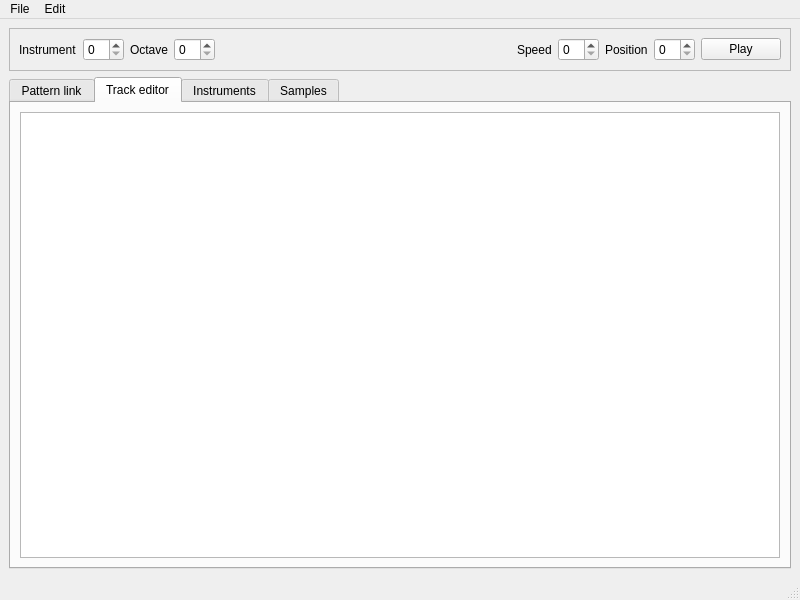
<?xml version="1.0" encoding="UTF-8"?>
<ui version="4.0">
 <author>PulkoMandy</author>
 <class>MainWindow</class>
 <widget class="QMainWindow" name="MainWindow">
  <property name="geometry">
   <rect>
    <x>0</x>
    <y>0</y>
    <width>800</width>
    <height>600</height>
   </rect>
  </property>
  <property name="windowTitle">
   <string notr="true">LynxTracker</string>
  </property>
  <widget class="QWidget" name="centralwidget">
   <layout class="QVBoxLayout" name="verticalLayout">
    <item>
     <widget class="QFrame" name="frame">
      <property name="frameShape">
       <enum>QFrame::StyledPanel</enum>
      </property>
      <property name="frameShadow">
       <enum>QFrame::Raised</enum>
      </property>
      <layout class="QHBoxLayout" name="horizontalLayout">
       <item>
        <widget class="QLabel" name="label">
         <property name="text">
          <string>Instrument</string>
         </property>
        </widget>
       </item>
       <item>
        <widget class="QSpinBox" name="SelectedInstr_spinBox"/>
       </item>
       <item>
        <widget class="QLabel" name="label_7">
         <property name="text">
          <string>Octave</string>
         </property>
        </widget>
       </item>
       <item>
        <widget class="QSpinBox" name="spinBox_2"/>
       </item>
       <item>
        <spacer name="horizontalSpacer">
         <property name="orientation">
          <enum>Qt::Horizontal</enum>
         </property>
         <property name="sizeHint" stdset="0">
          <size>
           <width>40</width>
           <height>20</height>
          </size>
         </property>
        </spacer>
       </item>
       <item>
        <widget class="QLabel" name="label_8">
         <property name="text">
          <string>Speed</string>
         </property>
        </widget>
       </item>
       <item>
        <widget class="QSpinBox" name="spinBox_3"/>
       </item>
       <item>
        <widget class="QLabel" name="label_6">
         <property name="text">
          <string>Position</string>
         </property>
        </widget>
       </item>
       <item>
        <widget class="QSpinBox" name="spinBox"/>
       </item>
       <item>
        <widget class="QPushButton" name="PlayButton">
         <property name="text">
          <string>Play</string>
         </property>
        </widget>
       </item>
      </layout>
     </widget>
    </item>
    <item>
     <widget class="QTabWidget" name="tabWidget">
      <property name="currentIndex">
       <number>1</number>
      </property>
      <widget class="QWidget" name="PatternLink_tab">
       <attribute name="title">
        <string>Pattern link</string>
       </attribute>
      </widget>
      <widget class="QWidget" name="TrackEdit_tab">
       <attribute name="title">
        <string>Track editor</string>
       </attribute>
       <layout class="QGridLayout" name="gridLayout">
        <item row="0" column="0">
         <widget class="QTableView" name="TrackEdit">
          <property name="font">
           <font>
            <family>Monospace</family>
           </font>
          </property>
         </widget>
        </item>
       </layout>
      </widget>
      <widget class="QWidget" name="Instruments_tab">
       <attribute name="title">
        <string>Instruments</string>
       </attribute>
      </widget>
      <widget class="QWidget" name="Samples_tab">
       <attribute name="title">
        <string>Samples</string>
       </attribute>
      </widget>
     </widget>
    </item>
   </layout>
  </widget>
  <widget class="QMenuBar" name="menubar">
   <property name="geometry">
    <rect>
     <x>0</x>
     <y>0</y>
     <width>800</width>
     <height>22</height>
    </rect>
   </property>
   <widget class="QMenu" name="menuFile">
    <property name="title">
     <string>File</string>
    </property>
    <addaction name="actionLoad"/>
    <addaction name="actionSave"/>
    <addaction name="actionBuild"/>
    <addaction name="separator"/>
    <addaction name="actionExit"/>
   </widget>
   <widget class="QMenu" name="menuEdit">
    <property name="title">
     <string>Edit</string>
    </property>
    <addaction name="actionCopy"/>
    <addaction name="actionCut"/>
    <addaction name="actionPaste"/>
   </widget>
   <addaction name="menuFile"/>
   <addaction name="menuEdit"/>
  </widget>
  <widget class="QStatusBar" name="statusbar"/>
  <action name="actionLoad">
   <property name="text">
    <string>Load</string>
   </property>
  </action>
  <action name="actionSave">
   <property name="text">
    <string>Save</string>
   </property>
  </action>
  <action name="actionExit">
   <property name="text">
    <string>Exit</string>
   </property>
  </action>
  <action name="actionCopy">
   <property name="text">
    <string>Copy</string>
   </property>
  </action>
  <action name="actionCut">
   <property name="text">
    <string>Cut</string>
   </property>
  </action>
  <action name="actionPaste">
   <property name="text">
    <string>Paste</string>
   </property>
  </action>
  <action name="actionSettings">
   <property name="text">
    <string>Settings...</string>
   </property>
  </action>
  <action name="actionBuild">
   <property name="text">
    <string>Build</string>
   </property>
  </action>
 </widget>
 <resources/>
 <connections/>
</ui>
